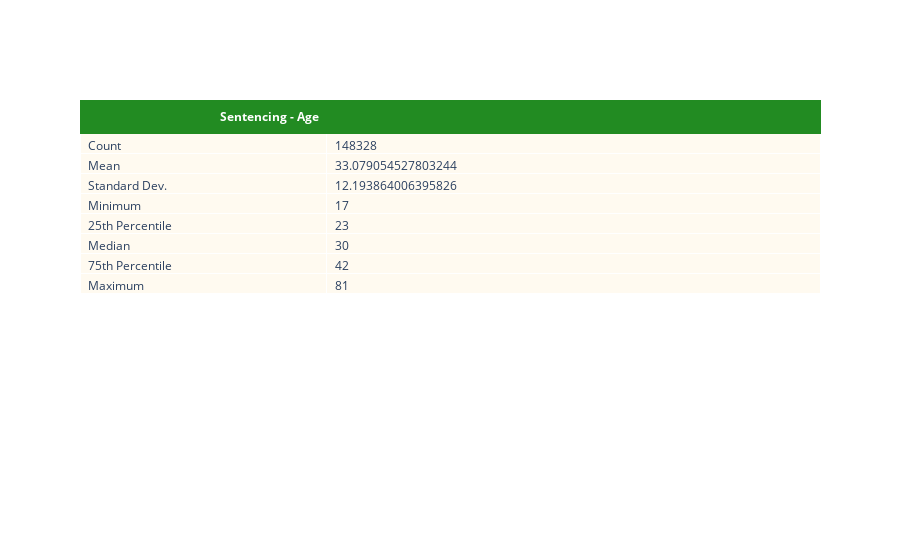
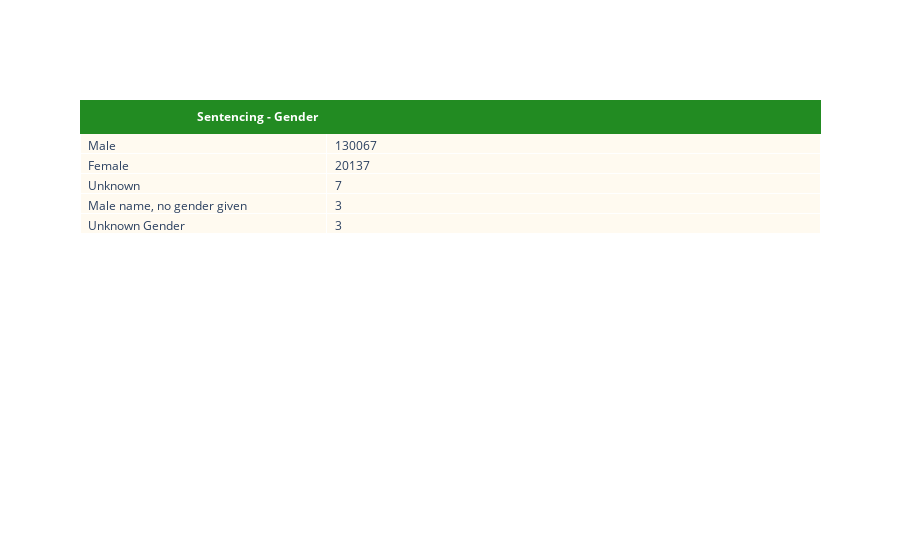
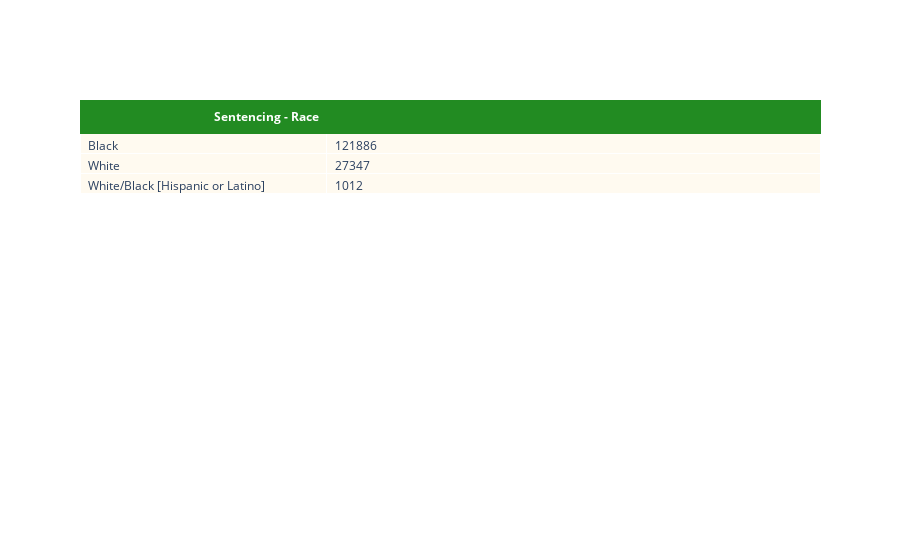

Source (notebook cell) for these figures, in order:
### Code cell
##


## age table
sent_age_table = go.Figure(data=[go.Table(
    columnwidth=[1,2],
    header=dict(values=[['<b>Sentencing - Age</b>']],
                fill_color='ForestGreen',
                line_color='ForestGreen',
                align='right',
                font=dict(color='white')),
    cells=dict(values=[st_labs, sent_age.age_cleaned],
               fill_color='FloralWhite',
               align='left'))
])
sent_age_table.show()

## gender table
sent_gender_table = go.Figure(data=[go.Table(
    columnwidth=[1,2],
    header=dict(values=[['<b>Sentencing - Gender</b>']],
                fill_color='ForestGreen',
                line_color='ForestGreen',
                align='right',
                font=dict(color='white')),
    cells=dict(values=[sent_gender.index, sent_gender.GENDER],
               fill_color='FloralWhite',
               align='left'))
])
sent_gender_table.show()

## race table
sent_race_table = go.Figure(data=[go.Table(
    columnwidth=[1,2],
    header=dict(values=[['<b>Sentencing - Race</b>']],
                fill_color='ForestGreen',
                line_color='ForestGreen',
                align='right',
                font=dict(color='white')),
    cells=dict(values=[sent_race.index, sent_race.RACE],
               fill_color='FloralWhite',
               align='left'))
])
sent_race_table.show()

### Figure 1 — Plotly figure (JSON) as saved in the notebook; plotly's stock layout.template omitted (floating-point values rounded to 4 significant figures)
{"data": [{"cells": {"align": "left", "fill": {"color": "FloralWhite"}, "values": [["Count", "Mean", "Standard Dev.", "Minimum", "25th Percentile", "Median", "75th Percentile", "Maximum"], [148328, 33.08, 12.19, 17, 23, 30, 42, 81]]}, "columnwidth": [1, 2], "header": {"align": "right", "fill": {"color": "ForestGreen"}, "font": {"color": "white"}, "line": {"color": "ForestGreen"}, "values": [["<b>Sentencing - Age</b>"]]}, "type": "table"}], "layout": {}}

### Figure 2 — Plotly figure (JSON) as saved in the notebook; plotly's stock layout.template omitted (floating-point values rounded to 4 significant figures)
{"data": [{"cells": {"align": "left", "fill": {"color": "FloralWhite"}, "values": [["Male", "Female", "Unknown", "Male name, no gender given", "Unknown Gender"], [130067, 20137, 7, 3, 3]]}, "columnwidth": [1, 2], "header": {"align": "right", "fill": {"color": "ForestGreen"}, "font": {"color": "white"}, "line": {"color": "ForestGreen"}, "values": [["<b>Sentencing - Gender</b>"]]}, "type": "table"}], "layout": {}}

### Figure 3 — Plotly figure (JSON) as saved in the notebook; plotly's stock layout.template omitted (floating-point values rounded to 4 significant figures)
{"data": [{"cells": {"align": "left", "fill": {"color": "FloralWhite"}, "values": [["Black", "White", "White/Black [Hispanic or Latino]"], [121886, 27347, 1012]]}, "columnwidth": [1, 2], "header": {"align": "right", "fill": {"color": "ForestGreen"}, "font": {"color": "white"}, "line": {"color": "ForestGreen"}, "values": [["<b>Sentencing - Race</b>"]]}, "type": "table"}], "layout": {}}
